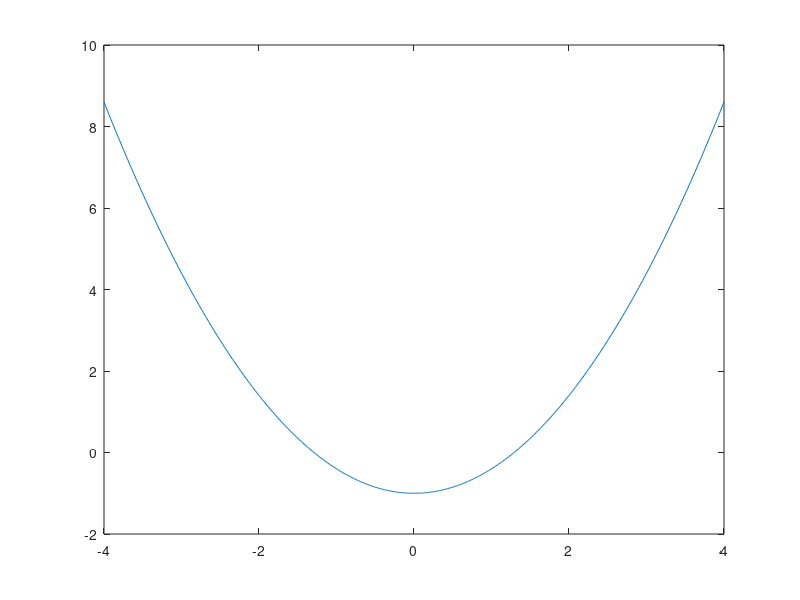

Reproduce this figure in MATLAB.
% 108820008 HW02

% Q1
disp("2 - 3 * 5 = ");
disp(2 - 3 * 5);
disp("4.5/sqrt(2) = ");
disp(4.5/sqrt(2));
disp("7 ^ 20 = ");
disp(7 ^ 20);
disp("ln8 = ");
disp(log(8));

% Q2 (a)
A = [1 2; -3 -4; 5 6];
B = [1 -2 -3; -4 5 6];
C = [2 -1; pi log10(2); -2 6];
I = eye(3);

% Q2 (b)
disp("size(A) = ");
disp(size(A));
disp("size(B) = ");
disp(size(B));
disp("size(C) = ");
disp(size(C));
disp("size(I) = ");
disp(size(I));

disp("a(3,1) = ");
disp(A(3,1));
disp("c(2,1) = ");
disp(C(2,1));
disp("b(2) = ");
disp(B(2,:));

% Q2 (c)
disp("rref(A) = ");
disp(rref(A));
disp("rref(B) = ");
disp(rref(B));

% Q2 (d)
disp("A + 2C = ");
disp(A + 2 * C);

AT = transpose(A);
BT = transpose(B);
disp("transpose(A) = ");
disp(AT);

E = A * B;
disp("E = A * B = ")
disp(E);

F = B * A;
disp("F = B * A = ");
disp(F);

G = BT * AT;
disp("G = transpose(B) * transpose(A) = ");
disp(G);

H = transpose(E);
disp("H = transpose(A * B) = ");
disp(H);

if(isequal(E, F))
    disp("E = F");
else
    disp("E != F");
end

if(isequal(G, H))
    disp("G = H");
else
    disp("G != H");
end

% Q2 (e)
EI = inv(E);
disp("inverse(E) = ");
disp(EI);

FI = inv(F);
disp("inverse(F) = ");
disp(FI);

% Q2 (f)
v = [1 4 7 10];
D = diag(v);
disp("D = ");
disp(D);

% Q3
x = -4: 1/100: 4;
y = 0.6 * x .^ 2 - 1;
plot(x, y);






